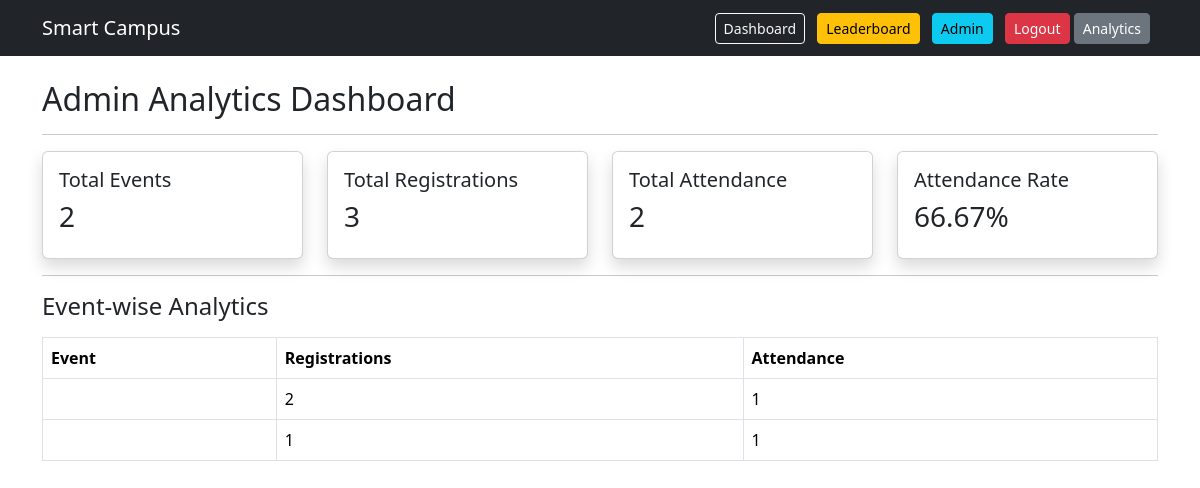
The app's page /admin-dashboard/ (signed in), older data.
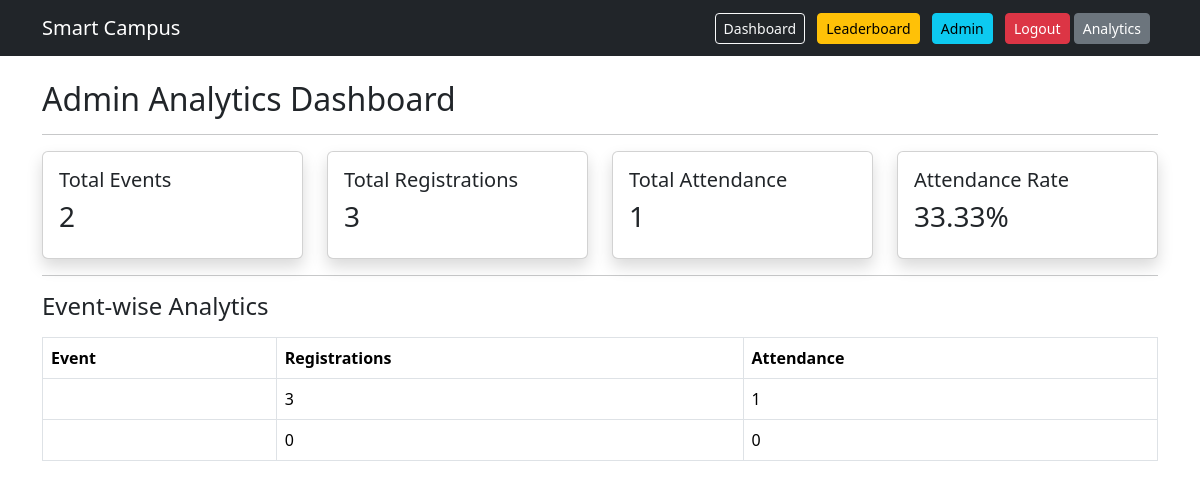
The same page, newer data.
### events/models.py (models this page shows, shortened)
class Event(models.Model):
    name = models.CharField(max_length=200)
    description = models.TextField()
    date = models.DateTimeField()
    points = models.IntegerField(default=10)
    registration_deadline = models.DateTimeField()

### events/views.py (the view)
# urls.py: path('admin-dashboard/', views.admin_dashboard, name='admin_dashboard'),
@staff_member_required
def admin_dashboard(request):
    total_events = Event.objects.count()
    total_registrations = Registration.objects.count()
    total_attended = Registration.objects.filter(attended=True).count()
    attendance_rate = 0
    if total_registrations > 0:
        attendance_rate = round((total_attended / total_registrations) * 100, 2)
    event_stats = Event.objects.annotate(
        total_registered=Count('registration'),
        total_attended=Count('registration', filter=models.Q(registration__attended=True))
    )
    return render(request, 'admin_dashboard.html', {
        'total_events': total_events,
        'total_registrations': total_registrations,
        'total_attended': total_attended,
        'attendance_rate': attendance_rate,
        'event_stats': event_stats,
    })

### events/templates/admin_dashboard.html
{% extends 'base.html' %}
{% block content %}
<h2>Admin Analytics Dashboard</h2>
<hr>
<div class="row">
    <div class="col-md-3">
        <div class="card p-3 shadow">
            <h5>Total Events</h5>
            <h3>{{ total_events }}</h3>
        </div>
    </div>
    <div class="col-md-3">
        <div class="card p-3 shadow">
            <h5>Total Registrations</h5>
            <h3>{{ total_registrations }}</h3>
        </div>
    </div>
    <div class="col-md-3">
        <div class="card p-3 shadow">
            <h5>Total Attendance</h5>
            <h3>{{ total_attended }}</h3>
        </div>
    </div>
    <div class="col-md-3">
        <div class="card p-3 shadow">
            <h5>Attendance Rate</h5>
            <h3>{{ attendance_rate }}%</h3>
        </div>
    </div>
</div>
<hr>
<h4>Event-wise Analytics</h4>
<table class="table table-bordered mt-3">
    <thead>
        <tr>
            <th>Event</th>
            <th>Registrations</th>
            <th>Attendance</th>
        </tr>
    </thead>
    <tbody>
        {% for event in event_stats %}
        <tr>
            <td>{{ event.title }}</td>
            <td>{{ event.total_registered }}</td>
            <td>{{ event.total_attended }}</td>
        </tr>
        {% endfor %}
    </tbody>
</table>
{% endblock %}

### events/templates/base.html (shortened to what this page needs)
<!DOCTYPE html>
<html>
<head>
    <link href="https://cdn.jsdelivr.net/npm/bootstrap@5.3.2/dist/css/bootstrap.min.css" rel="stylesheet">
</head>
<body>
<nav class="navbar navbar-expand-lg navbar-dark bg-dark">
    <div class="container">
        <a class="navbar-brand" href="/">Smart Campus</a>
        <div>
    {% if user.is_authenticated %}
        <a href="{% url 'dashboard' %}" class="btn btn-outline-light btn-sm me-2">Dashboard</a>
        <a href="{% url 'leaderboard' %}" class="btn btn-warning btn-sm me-2">Leaderboard</a>
        <a href="{% url 'admin:index' %}" class="btn btn-info btn-sm me-2">Admin</a>
        <a href="{% url 'logout' %}" class="btn btn-danger btn-sm">Logout</a>
        <a href="{% url 'admin_dashboard' %}" class="btn btn-secondary btn-sm me-2">Analytics</a>
    {% else %}
        <a href="{% url 'login' %}" class="btn btn-success btn-sm me-2">Login</a>
        <a href="{% url 'register' %}" class="btn btn-primary btn-sm">Register</a>
    {% endif %}
        </div>
    </div>
</nav>
<div class="container mt-4">
    {% block content %}
    {% endblock %}
</div>
</body>
</html>

Row changes from the older to the newer data that the page shows:
changed Event (number 1 of 2 on the later page): total_registered "2" → "3"
changed Event (number 2 of 2 on the later page): total_registered "1" → "0"; total_attended "1" → "0"
Text that changed along with them:
{{ total_attended }}: "2" → "1"
{{ attendance_rate }}: "66.67" → "33.33"
